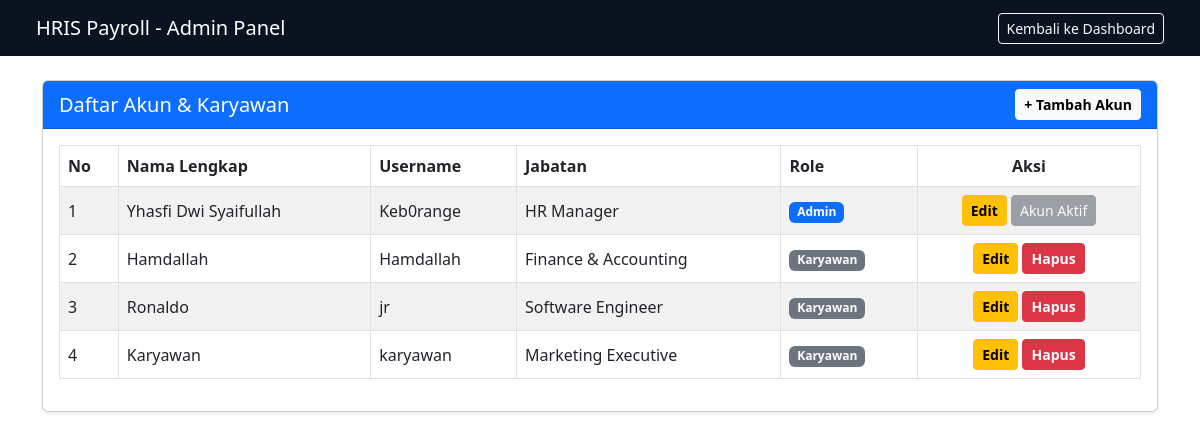
Page /data_karyawan.php (signed in) on the committed database.
### tables this page shows
CREATE TABLE `users` (
  `id_user` int(11) NOT NULL,
  `nama_lengkap` varchar(100) NOT NULL,
  `username` varchar(50) NOT NULL,
  `password` varchar(255) NOT NULL,
  `role` enum('admin','karyawan') NOT NULL,
  `id_jabatan` int(11) NOT NULL
);

CREATE TABLE `jabatan` (
  `id_jabatan` int(11) NOT NULL,
  `nama_jabatan` varchar(50) NOT NULL,
  `gaji_pokok` int(11) NOT NULL,
  `tunjangan` int(11) NOT NULL
);

### data_karyawan.php (the view, shortened to what this page needs)
<?php
include 'koneksi.php';
$id_admin_login = $_SESSION['id_user'];
?>
<!DOCTYPE html>
<html lang="id">
<head>
    <link href="https://cdn.jsdelivr.net/npm/bootstrap@5.3.0/dist/css/bootstrap.min.css" rel="stylesheet">
</head>
<body>
    <nav class="navbar navbar-expand-lg navbar-dark px-4" style="background-color: #0b1320;">
        <div class="container-fluid">
            <a class="navbar-brand" href="index.php">HRIS Payroll - Admin Panel</a>
            <a href="index.php" class="btn btn-outline-light btn-sm">Kembali ke Dashboard</a>
        </div>
    </nav>
    <div class="container mt-4 mb-5">
        <div class="card shadow-sm">
            <div class="card-header bg-primary text-white d-flex justify-content-between align-items-center">
                <h5 class="mb-0">Daftar Akun & Karyawan</h5>
                <a href="tambah_akun.php" class="btn btn-light btn-sm fw-bold">+ Tambah Akun</a>
            </div>
            <div class="card-body">
                <div class="table-responsive">
                    <table class="table table-bordered table-striped align-middle">
                        <thead>
                            <tr>
                                <th>No</th>
                                <th>Nama Lengkap</th>
                                <th>Username</th>
                                <th>Jabatan</th>
                                <th>Role</th>
                                <th class="text-center">Aksi</th>
                            </tr>
                        </thead>
                        <tbody>
                            <?php
                            $query = mysqli_query($koneksi, "SELECT users.*, jabatan.nama_jabatan FROM users LEFT JOIN jabatan ON users.id_jabatan = jabatan.id_jabatan ORDER BY users.id_user ASC");
                            $no = 1;
                            if (mysqli_num_rows($query) > 0) {
                                while ($data = mysqli_fetch_assoc($query)) {
                            ?>
                            <tr>
                                <td><?php echo $no++; ?></td>
                                <td><?php echo $data['nama_lengkap']; ?></td>
                                <td><?php echo $data['username']; ?></td>
                                <td><?php echo !empty($data['nama_jabatan']) ? $data['nama_jabatan'] : '-'; ?></td>
                                <td>
                                    <?php if ($data['role'] == 'admin') { ?>
                                        <span class="badge bg-primary">Admin</span>
                                    <?php } else { ?>
                                        <span class="badge bg-secondary">Karyawan</span>
                                    <?php } ?>
                                </td>
                                <td class="text-center">
                                    <a href="edit_karyawan.php?id=<?php echo $data['id_user']; ?>" class="btn btn-warning btn-sm fw-bold">Edit</a>
                                    <?php if ($data['id_user'] != $id_admin_login) { ?>
                                        <a href="hapus_karyawan.php?id=<?php echo $data['id_user']; ?>" class="btn btn-danger btn-sm fw-bold" onclick="return confirm('Yakin ingin menghapus akun <?php echo $data['nama_lengkap']; ?>?')">Hapus</a>
                                    <?php } else { ?>
                                        <button class="btn btn-secondary btn-sm" disabled>Akun Aktif</button>
                                    <?php } ?>
                                </td>
                            </tr>
                            <?php
                                }
                            } else {
                                echo "<tr><td colspan='6' class='text-center'>Belum ada data akun.</td></tr>";
                            }
                            ?>
                        </tbody>
                    </table>
                </div>
            </div>
        </div>
    </div>
</body>
</html>

### rows in the picture
users: nama_lengkap "Yhasfi Dwi Syaifullah", username "Keb0range", id_jabatan.nama_jabatan "HR Manager", role "Admin", shows "Akun Aktif"
users: nama_lengkap "Hamdallah", username "Hamdallah", id_jabatan.nama_jabatan "Finance & Accounting", role "Karyawan"
users: nama_lengkap "Ronaldo", username "jr", id_jabatan.nama_jabatan "Software Engineer", role "Karyawan"
users: nama_lengkap "Karyawan", username "karyawan", id_jabatan.nama_jabatan "Marketing Executive", role "Karyawan"
